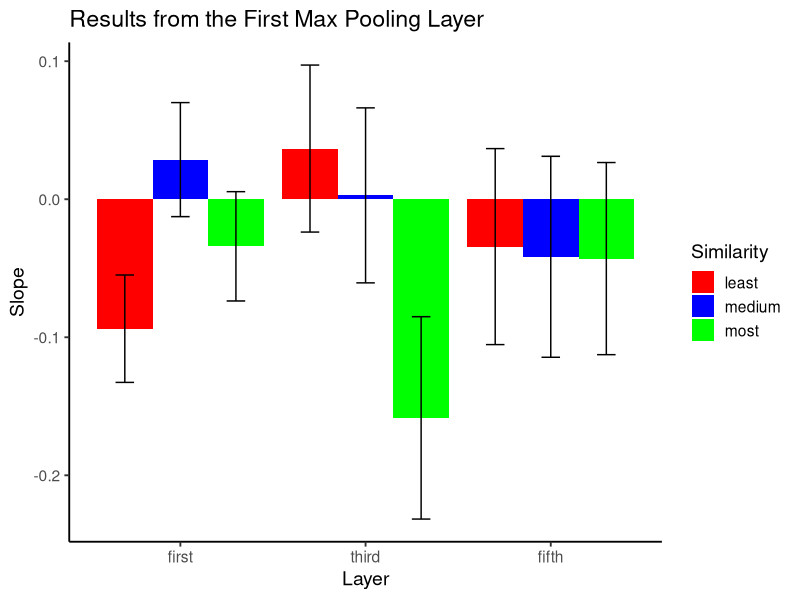
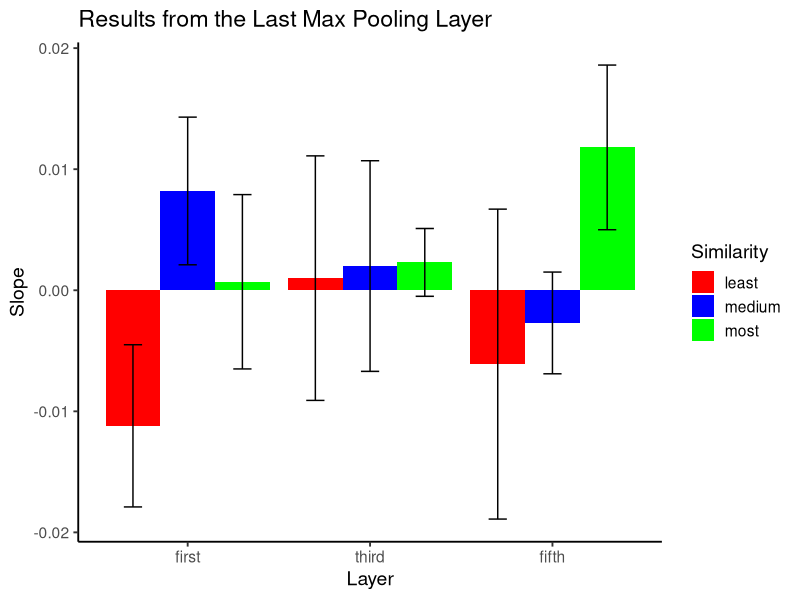

These charts were generated, in order, by the following R code:
library(dplyr)
library(ggplot2)

# anova on binning
data_bin = read.csv(file = "Data/ObjectBinning.csv")
aov_bin = aov(counts ~ exemplars + similarity + layer, data = data_bin)
summary(aov_bin)

# compute slopes
data_firstpool = read.csv(file = "Data/Results_firstpooling.csv")
data_lastpool = read.csv(file = "Data/Results_lastpooling.csv")
similarity_levels = unique(data_firstpool$similarity)
layer_levels = unique(data_firstpool$layer)
data_slope_first = NULL
data_slope_last = NULL
for (i in 1:length(similarity_levels))
{
  for (j in 1:length(layer_levels))
  {
    data_ij_first = filter(data_firstpool, similarity == similarity_levels[i], layer == layer_levels[j])
    data_ij_last = filter(data_lastpool, similarity == similarity_levels[i], layer == layer_levels[j])
    
    lm_first = lm(accuracy ~ exemplars, data = data_ij_first)
    lm_last = lm(accuracy ~ exemplars, data = data_ij_last)
    
    summary_first = summary(lm_first)
    summary_last = summary(lm_last)
    
    print(summary_first$coefficients[2, 4])
    print(summary_last$coefficients[2, 4])
    
    data_slope_first = rbind(data_slope_first, c(summary_first$coefficients[2, "Estimate"], summary_first$coefficients[2, "Std. Error"], similarity_levels[i], layer_levels[j]))
    data_slope_last = rbind(data_slope_last, c(summary_last$coefficients[2, "Estimate"], summary_last$coefficients[2, "Std. Error"], similarity_levels[i], layer_levels[j]))
  }
}
colnames(data_slope_first) = c("slope", "se", "similarity", "layer")
colnames(data_slope_last) = c("slope", "se", "similarity", "layer")
data_slope_first = data.frame(data_slope_first)
data_slope_last = data.frame(data_slope_last)
data_slope_first$slope = round(as.numeric(data_slope_first$slope), 4)
data_slope_last$slope = round(as.numeric(data_slope_last$slope), 4)
data_slope_first$se = round(as.numeric(data_slope_first$se), 4)
data_slope_last$se = round(as.numeric(data_slope_last$se), 4)
data_slope_first$layer = factor(data_slope_first$layer, levels = c("first", "third", "fifth"))
data_slope_last$layer = factor(data_slope_last$layer, levels = c("first", "third", "fifth"))

# plot slopes
ggplot(data = data_slope_first, aes(x = layer, y = slope, fill = similarity)) +
  theme_classic(base_size = 14) +
  geom_bar(stat = "identity", position = position_dodge()) +
  geom_errorbar(aes(ymin = slope - se, ymax = slope + se), position = position_dodge(0.9), width = 0.3) + 
  labs(title = "Results from the First Max Pooling Layer", x = "Layer", y = "Slope", fill = "Similarity") + 
  scale_fill_manual(labels = c("least", "medium", "most"), values = c("red", "blue", "green"))

ggplot(data = data_slope_last, aes(x = layer, y = slope, fill = similarity)) +
  theme_classic(base_size = 14) +
  geom_bar(stat = "identity", position = position_dodge()) +
  geom_errorbar(aes(ymin = slope - se, ymax = slope + se), position = position_dodge(0.9), width = 0.3) + 
  labs(title = "Results from the Last Max Pooling Layer", x = "Layer", y = "Slope", fill = "Similarity") + 
  scale_fill_manual(labels = c("least", "medium", "most"), values = c("red", "blue", "green"))
